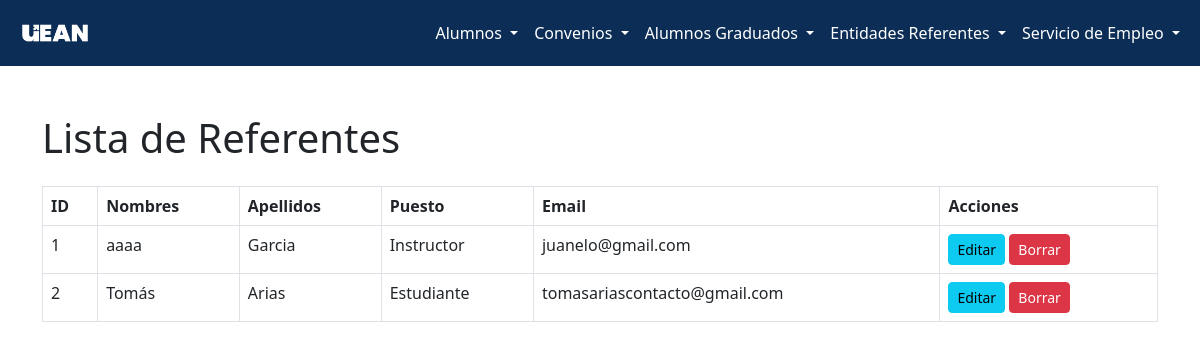
/listar_referentes.php, run on the app's committed database.
### tables this page shows
CREATE TABLE `referente` (
  `id` int(11) NOT NULL,
  `nombres` varchar(255) NOT NULL,
  `apellidos` varchar(255) NOT NULL,
  `puesto` varchar(255) NOT NULL,
  `email` varchar(255) NOT NULL
);

### listar_referentes.php (the view, shortened to what this page needs)
<?php
include 'conexion.php';
include 'navbar.php';
$sql = "SELECT * FROM referente";
$result = $conn->query($sql);
?>
<!DOCTYPE html>
<html lang="es">
<head>
    <link href="https://cdn.jsdelivr.net/npm/bootstrap@5.3.0/dist/css/bootstrap.min.css" rel="stylesheet">
</head>
<body>
    <div class="container mt-5">
        <h1 class="mb-4">Lista de Referentes</h1>
        <table class="table table-bordered">
            <thead>
                <tr>
                    <th>ID</th>
                    <th>Nombres</th>
                    <th>Apellidos</th>
                    <th>Puesto</th>
                    <th>Email</th>
                    <th>Acciones</th>
                </tr>
            </thead>
            <tbody>
                <?php if ($result->num_rows > 0): ?>
                    <?php while ($row = $result->fetch_assoc()): ?>
                        <tr id="referente-<?= $row['id'] ?>">
                            <td><?= $row['id'] ?></td>
                            <td>
                                <span id="nombres-<?= $row['id'] ?>"><?= $row['nombres'] ?></span>
                            </td>
                            <td>
                                <span id="apellidos-<?= $row['id'] ?>"><?= $row['apellidos'] ?></span>
                            </td>
                            <td>
                                <span id="puesto-<?= $row['id'] ?>"><?= $row['puesto'] ?></span>
                            </td>
                            <td>
                                <span id="email-<?= $row['id'] ?>"><?= $row['email'] ?></span>
                            </td>
                            <td>
                                <button class="btn btn-info btn-sm" onclick="toggleEdit(<?= $row['id'] ?>)">Editar</button>
                                <button class="btn btn-danger btn-sm" onclick="borrarReferente(<?= $row['id'] ?>)">Borrar</button>
                            </td>
                        </tr>
                    <?php endwhile; ?>
                <?php else: ?>
                    <tr>
                        <td colspan="6" class="text-center">No hay referentes registrados</td>
                    </tr>
                <?php endif; ?>
            </tbody>
        </table>
    </div>
</body>
</html>

### data on the page
referente: id "1", nombres "aaaa", apellidos "Garcia", puesto "Instructor", email "juanelo@gmail.com"
referente: id "2", nombres "Tomás", apellidos "Arias", puesto "Estudiante", email "tomasariascontacto@gmail.com"
